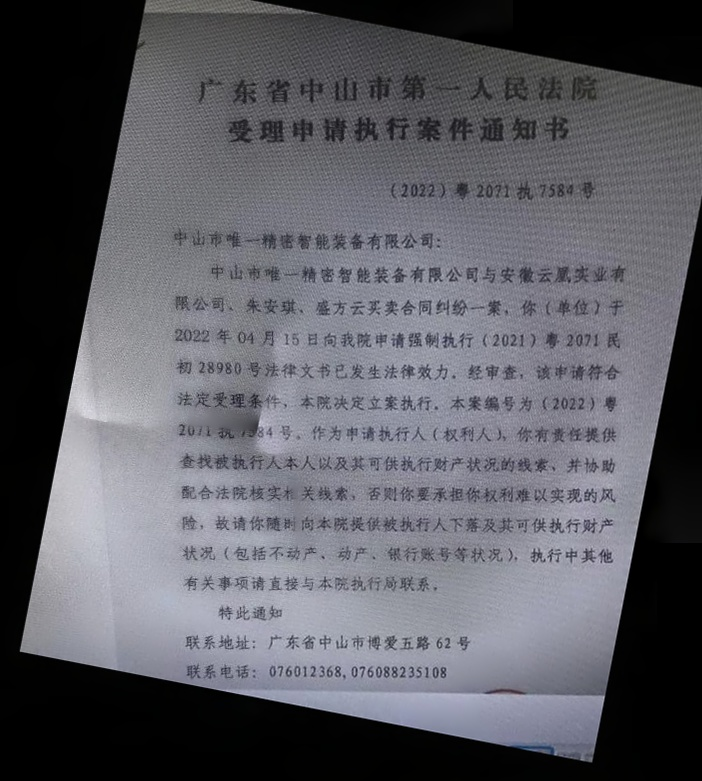
#> input picture 2.jpg, 702 x 781 px
$ python create_paper.py
#> lines starting #> are read from the running program, lines starting #| are printed output that depends on the picture; after the words box and inside, x2 and y2 are one past the last pixel; in counts of white or black regions, pixels touching at a corner belong together
import cv2
import numpy as np
from PIL import Image, ImageDraw, ImageEnhance
import os

# 步骤1：加载原始图片
image_path = "2.jpg"  # 替换为你的图片路径
img = cv2.imread(image_path)
#> img is the input picture: shape (781, 702, 3); mean B, G, R 98, 91.1, 90.8
if img is None:
    raise FileNotFoundError("无法加载图片，请检查路径")

# 步骤2：预处理 —— 提取纸张背景颜色
# 1. 转为灰度图
gray = cv2.cvtColor(img, cv2.COLOR_BGR2GRAY)

# 2. 使用自适应阈值获取文字区域（黑色文字）
thresh = cv2.adaptiveThreshold(gray, 255, cv2.ADAPTIVE_THRESH_GAUSSIAN_C,
                               cv2.THRESH_BINARY_INV, 11, 2)
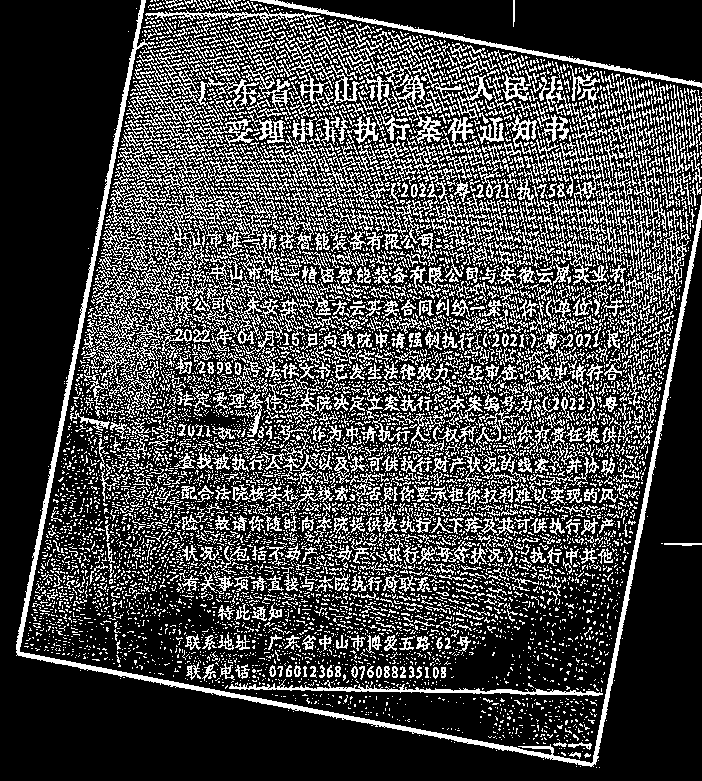
#> thresh: shape (781, 702); 26.8% white in thin lines or dots

# 3. 找到文字区域轮廓
contours, _ = cv2.findContours(thresh, cv2.RETR_EXTERNAL, cv2.CHAIN_APPROX_SIMPLE)
#> contours = 9120 contours, 8502 with area under 20; largest, box (x1, y1, x2, y2) and area: (16, 0, 702, 767) 6680, (102, 109, 215, 319) 3461, (250, 0, 702, 88) 1433, (364, 53, 443, 146) 1086, (229, 679, 603, 696) 952
if contours:
    # 获取最大轮廓（通常是整页文字）
    largest_contour = max(contours, key=cv2.contourArea)
#> largest_contour = contour of 1795 points, box (x1, y1, x2, y2) (16, 0, 702, 767), area 6680
    # 扩展一点，覆盖整个纸张
    x, y, w, h = cv2.boundingRect(largest_contour)
#> x = 16; y = 0; w = 686; h = 767
    padding = 20
    x, y, w, h = max(0, x-padding), max(0, y-padding), min(w+2*padding, img.shape[1]), min(h+2*padding, img.shape[0])
#> x = 0; w = 702; h = 781
    paper_roi = img[y:y+h, x:x+w]
else:
    paper_roi = img  # 备用方案

# 4. 提取背景颜色（去除文字区域，取平均）
# 方法：使用高斯模糊 + 色彩统计
blurred = cv2.GaussianBlur(paper_roi, (15, 15), 0)
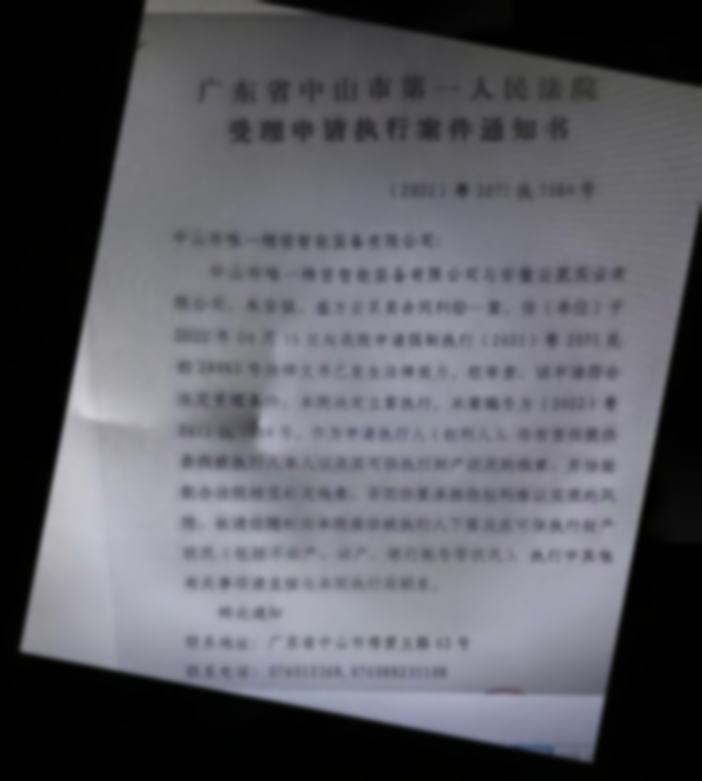
#> blurred: shape (781, 702, 3); mean B, G, R 98, 91.1, 90.8
avg_color_bgr = np.mean(blurred, axis=(0, 1)).astype(int)
#> avg_color_bgr = [97, 91, 90]
avg_color_rgb = avg_color_bgr[::-1]  # BGR -> RGB
#> avg_color_rgb = [90, 91, 97]
print(f"纸张平均颜色 (RGB): {avg_color_rgb}")
#| 纸张平均颜色 (RGB): [90 91 97]

# 步骤3：创建 A4 纸尺寸图像（72 DPI）
a4_width = int(8.27 * 72)  # 595 px
a4_height = int(11.69 * 72)  # 842 px

# 创建 PIL 图像
new_img = Image.new('RGB', (a4_width, a4_height), color=tuple(avg_color_rgb))
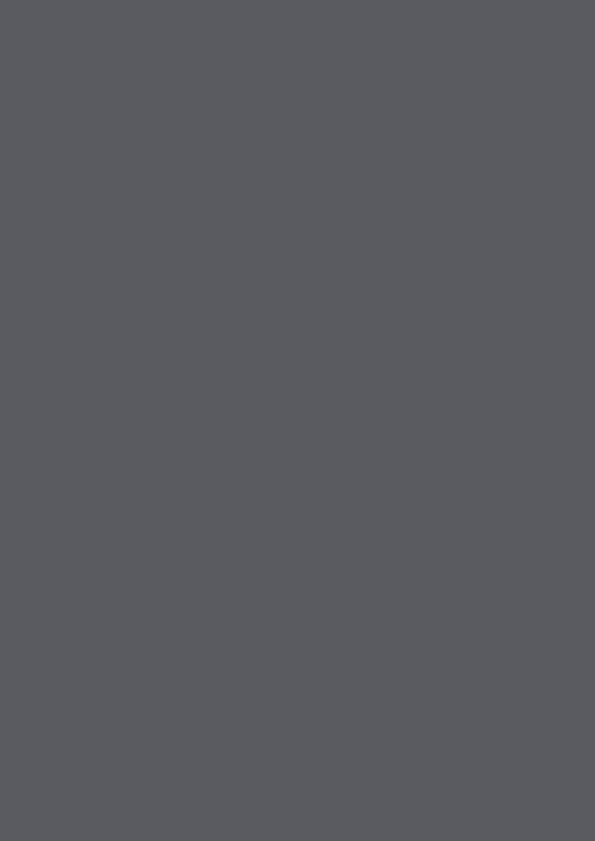
#> new_img: PIL image 595x841 RGB; mean R, G, B 90, 91, 97

# 步骤4：添加轻微渐变（模拟光照效果）
draw = ImageDraw.Draw(new_img)

# 创建渐变蒙版（顶部亮，底部稍暗）
gradient = Image.new('L', (a4_width, a4_height))
#> gradient: PIL image 595x841 L; every value is 0
for y in range(a4_height):
    brightness = int(255 * (1 - y / a4_height) * 0.15)  # 15% 的亮度变化
    for x in range(a4_width):
        gradient.putpixel((x, y), 255 - brightness)
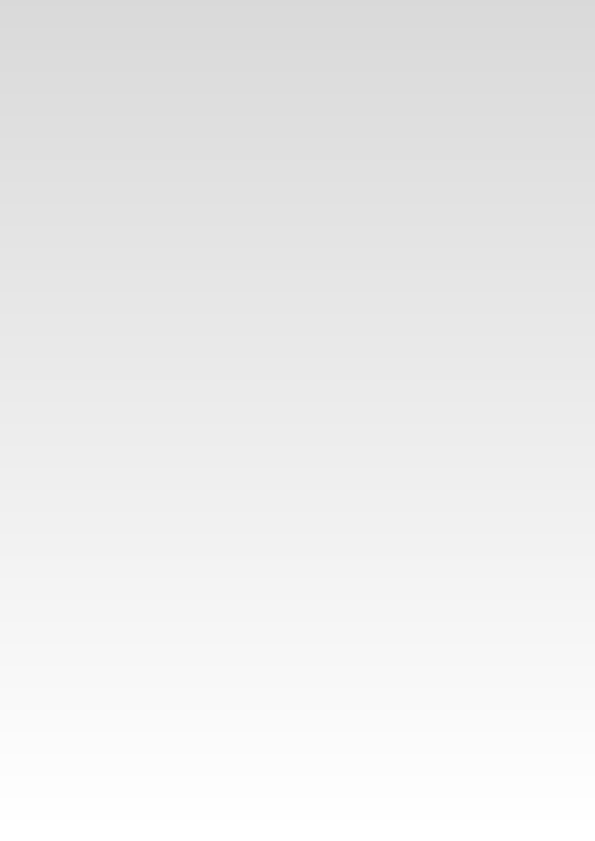
#> gradient: PIL image 595x841 L; min 217, max 255, mean 236.3

# 应用渐变叠加（柔光混合）
# new_img = Image.blend(new_img, new_img.convert('RGBA'), 0.95)

# 或者更自然地：用渐变叠加一层
overlay = Image.new('RGBA', (a4_width, a4_height), (255, 255, 255, 50))  # 半透明白
grad_overlay = Image.new('L', (a4_width, a4_height))
for y in range(a4_height):
    grad_val = int(255 * (1 - y / a4_height) * 0.2)
    grad_overlay.putpixel((0, y), grad_val)
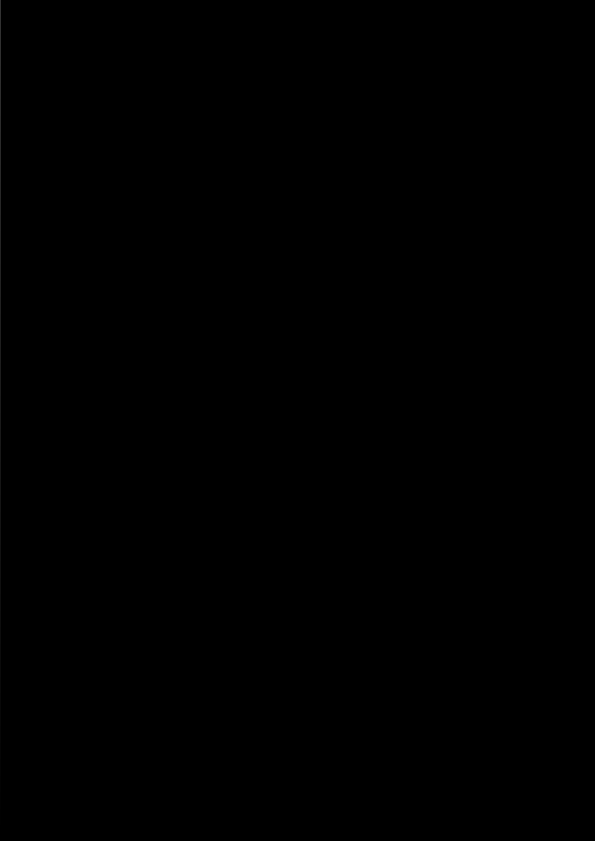
#> grad_overlay: PIL image 595x841 L; min 0, max 51, mean 0
grad_overlay = grad_overlay.resize((a4_width, a4_height))
grad_overlay = grad_overlay.convert('RGBA')
#> grad_overlay: PIL image 595x841 RGBA
grad_overlay.putalpha(50)
new_img.paste(grad_overlay, (0, 0), grad_overlay)

# 步骤5：保存结果
new_img.save("generated_a4_paper_similar_background.png")
print("✅ 已生成相似背景的A4纸张图像！")
